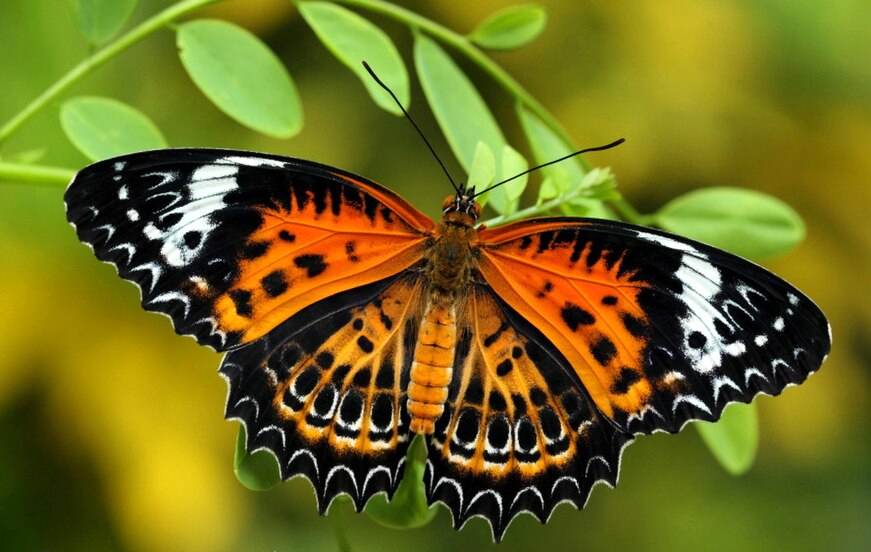
#> input picture data/edge/butterfly.png, 871 x 552 px
$ python b.py
#> lines starting #> are read from the running program, lines starting #| are printed output that depends on the picture; after the words box and inside, x2 and y2 are one past the last pixel; in counts of white or black regions, pixels touching at a corner belong together
#> in process_and_save, img is the input picture: shape (552, 871, 3); mean R, G, B 112.2, 107.7, 30.2
### Q3/a.py
import numpy as np
from scipy.ndimage import gaussian_filter, map_coordinates

def canny_edge_detector(img, sigma=1.0, threshold_low=0.05, threshold_high=0.20):

#> called with sigma = 1.2, threshold_low = 0.05, threshold_high = 0.18
    if img.ndim == 3:
        gray = 0.2989 * img[:, :, 0] + 0.5870 * img[:, :, 1] + 0.1140 * img[:, :, 2]
    else:
        gray = img.astype(np.float64)

    smoothed = gaussian_filter(gray, sigma=sigma)

    Gy, Gx = np.gradient(smoothed)
    grad_mag = np.hypot(Gx, Gy)

    M, N = grad_mag.shape
#> M = 552; N = 871
    nms = np.zeros((M, N), dtype=np.float64)

    y_coords, x_coords = np.meshgrid(np.arange(M), np.arange(N), indexing='ij')
    mag_safe = np.where(grad_mag == 0, 1e-10, grad_mag)
    ux = Gx / mag_safe
    uy = Gy / mag_safe
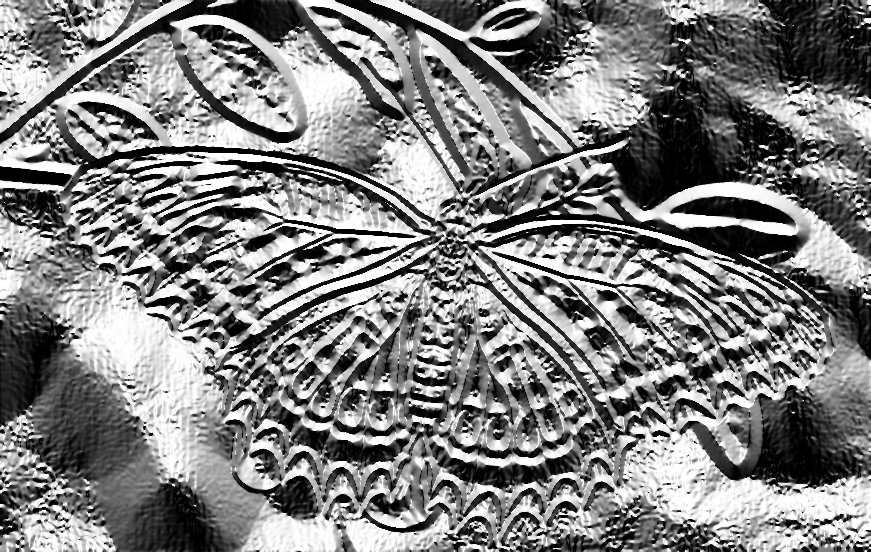
#> uy: shape (552, 871) float64; min -1, max 1, mean 0.0105; drawn with min black and max white

    pos_y = y_coords + uy
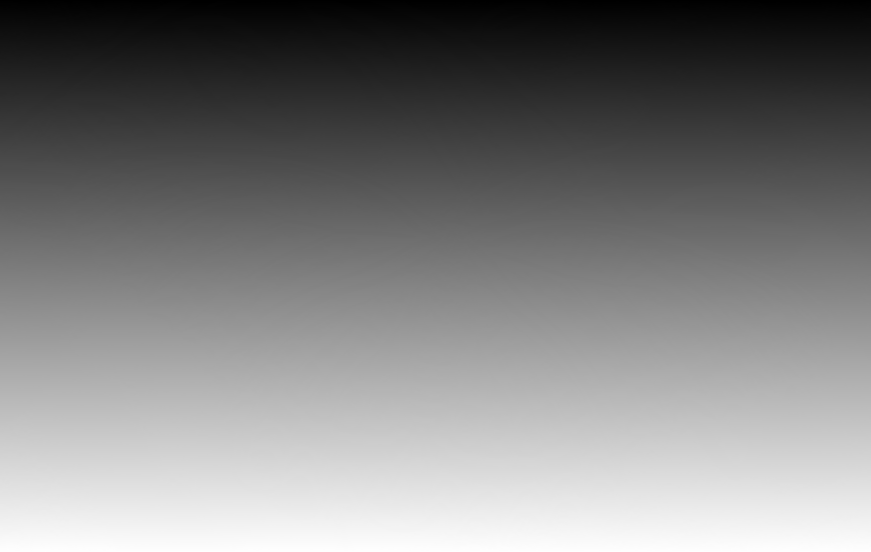
#> pos_y: shape (552, 871) float64; min -1, max 552, mean 275.5; drawn with min black and max white
    pos_x = x_coords + ux
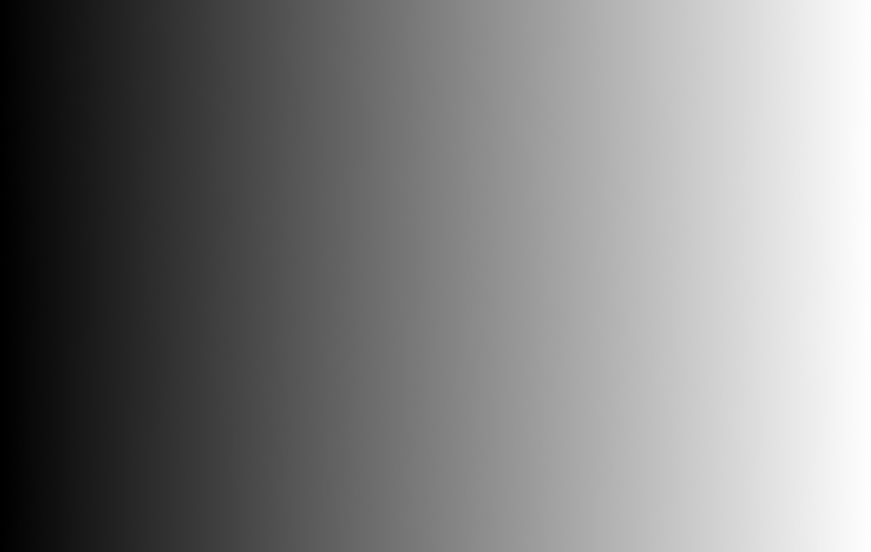
#> pos_x: shape (552, 871) float64; min -1, max 871, mean 435; drawn with min black and max white
    neg_y = y_coords - uy
    neg_x = x_coords - ux
    val_plus = map_coordinates(grad_mag, [pos_y.ravel(), pos_x.ravel()], order=1, mode='nearest').reshape(M, N)
    val_minus = map_coordinates(grad_mag, [neg_y.ravel(), neg_x.ravel()], order=1, mode='nearest').reshape(M, N)

    candidate_mask = (grad_mag > val_plus) & (grad_mag > val_minus)
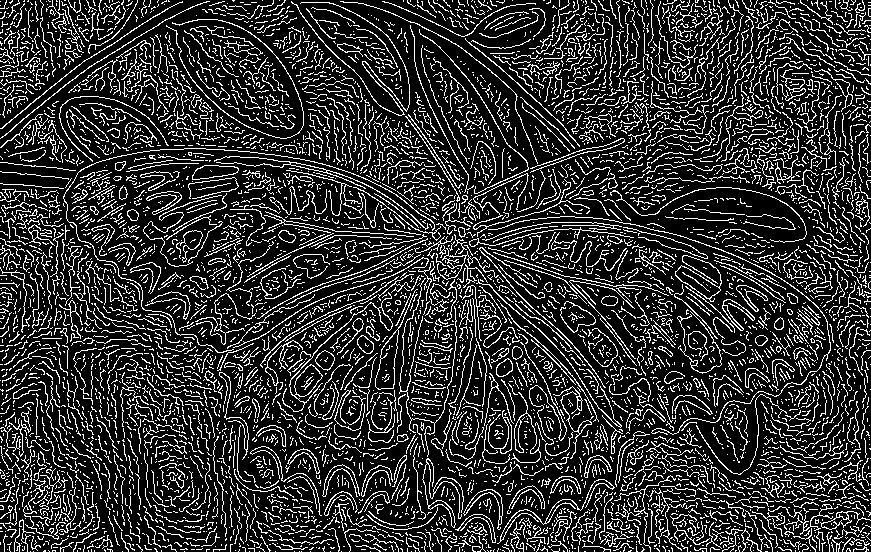
#> candidate_mask: shape (552, 871) bool; 19.2% white in thin lines or dots
    nms[candidate_mask] = grad_mag[candidate_mask]
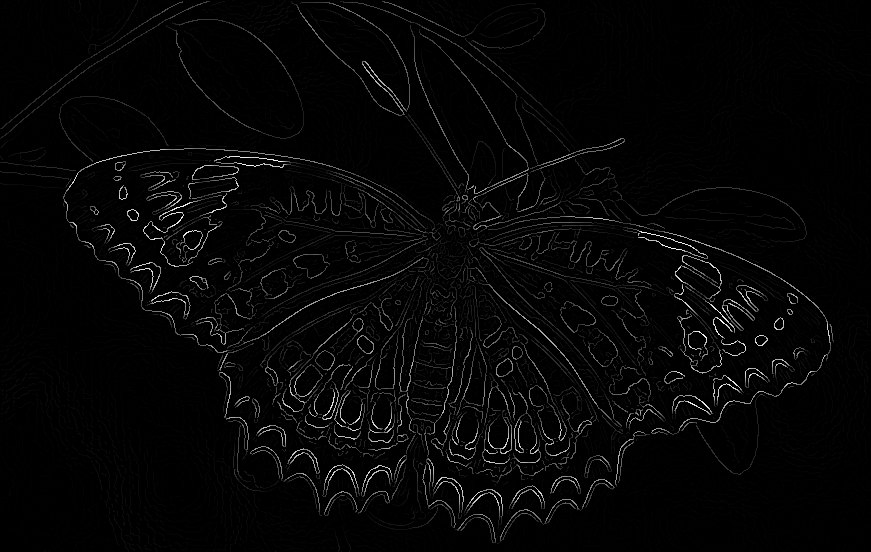
#> nms: shape (552, 871) float64; min 0, max 69.97, mean 1.6; drawn with min black and max white

    t_high = nms.max() * threshold_high if threshold_high <= 1.0 else threshold_high
#> t_high = 12.6
    t_low = nms.max() * threshold_low if threshold_low <= 1.0 else threshold_low
#> t_low = 3.5
    strong_mask = nms > t_high
#> strong_mask: shape (552, 871) bool; 4.4% white in thin lines or dots, all inside (x1, y1, x2, y2) = (44, 1, 834, 543)
    candidate_above_low = nms > t_low
#> candidate_above_low: shape (552, 871) bool; 7.1% white in thin lines or dots

    edges = np.zeros((M, N), dtype=bool)
    stack = list(zip(*np.where(strong_mask)))
#> stack = 21270 items
    for r, c in stack:
        edges[r, c] = True
#> this loop made 21270 passes
#> (r, c) on passes 1 to 3: (1, 182), (1, 206), (1, 207)
    neighbors = [(-1, -1), (-1, 0), (-1, 1), (0, -1), (0, 1), (1, -1), (1, 0), (1, 1)]

    while stack:
        curr_r, curr_c = stack.pop()
        for dr, dc in neighbors:
            nr, nc = curr_r + dr, curr_c + dc
            if 0 <= nr < M and 0 <= nc < N:
                if candidate_above_low[nr, nc] and not edges[nr, nc]:
                    edges[nr, nc] = True
                    stack.append((nr, nc))
#> this loop made 27809 passes
#> (curr_r, curr_c) on passes 1 to 3: (542, 495), (542, 494), (542, 493)
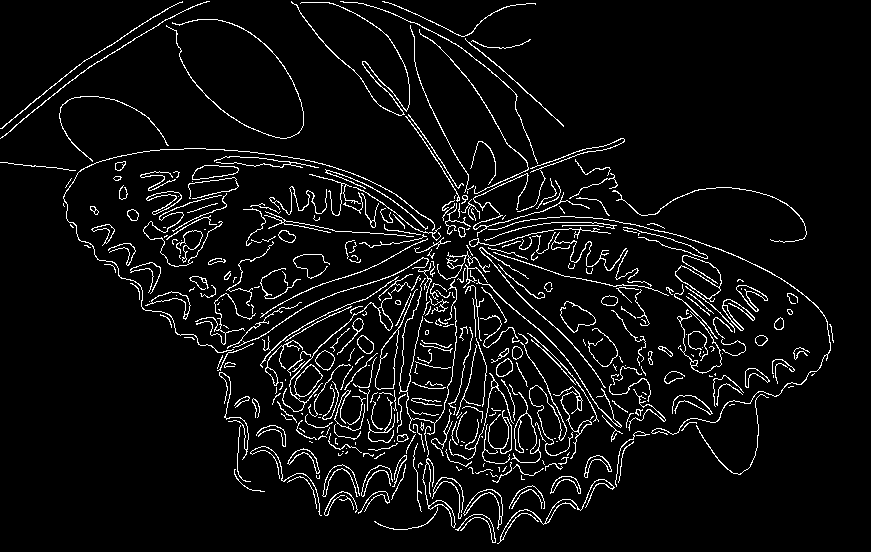
#> edges: shape (552, 871) bool; 5.8% white in thin lines or dots
#> after the loop, stack = []

    return edges.astype(np.uint8) * 255
#> returned value: shape (552, 871); 5.8% white in thin lines or dots

### Q3/b.py
import os
import imageio.v3 as iio
import matplotlib.pyplot as plt
from a import canny_edge_detector

output_dir="output_q3"

def process_and_save(image_path, sigma, low_thresh, high_thresh):

    img = iio.imread(image_path)
    edge_binary = canny_edge_detector(img, sigma=sigma, threshold_low=low_thresh, threshold_high=high_thresh)

    overlay_img = img.copy()
    edge_indices = edge_binary == 255

    if overlay_img.ndim == 3:
        overlay_img[edge_indices] = [0, 0, 0]
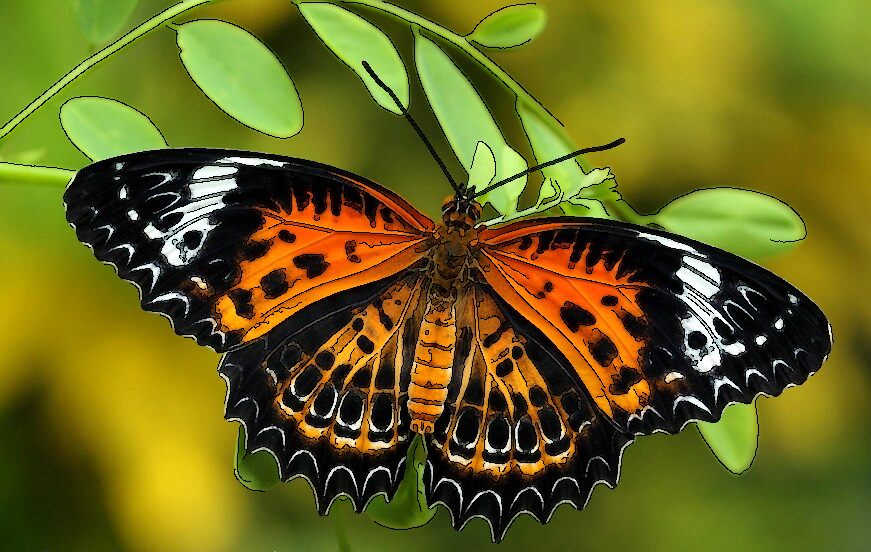
#> overlay_img: shape (552, 871, 3); 5.78% of pixels changed, all inside (x1, y1, x2, y2) = (0, 1, 834, 544)
    else:
        overlay_img[edge_indices] = 0

    fig, axes = plt.subplots(1, 3, figsize=(18, 6))
    axes[0].imshow(img)
    axes[0].set_title("Input Image")
    axes[0].axis("off")

    axes[1].imshow(edge_binary, cmap="gray")
    axes[1].set_title(f"Detected Edges (Binary)\n(sigma={sigma}, $T_{{low}}$={low_thresh}, $T_{{high}}$={high_thresh})")
    axes[1].axis("off")

    axes[2].imshow(overlay_img)
    axes[2].set_title("Edge Pixels (Black) on Input Image")
    axes[2].axis("off")

    plt.tight_layout()

    base_name = os.path.basename(image_path)
    file_stem = os.path.splitext(base_name)[0]

    composite_save_path = os.path.join(output_dir, f"{file_stem}_result.png")
    plt.savefig(composite_save_path, bbox_inches='tight')
    plt.close(fig)

    iio.imwrite(os.path.join(output_dir, f"{file_stem}_binary.png"), edge_binary)
    iio.imwrite(os.path.join(output_dir, f"{file_stem}_overlay.png"), overlay_img)

os.makedirs(output_dir, exist_ok=True)
process_and_save("../data/edge/butterfly.png", sigma=1.2, low_thresh=0.05, high_thresh=0.18)
process_and_save("../data/edge/paithaniEdge.png", sigma=1.0, low_thresh=0.04, high_thresh=0.15)
#> (the run stopped early here; a loop or call above may not have finished)

$ run again, with data/bokeh/lotus.png copied over data/edge/butterfly.png
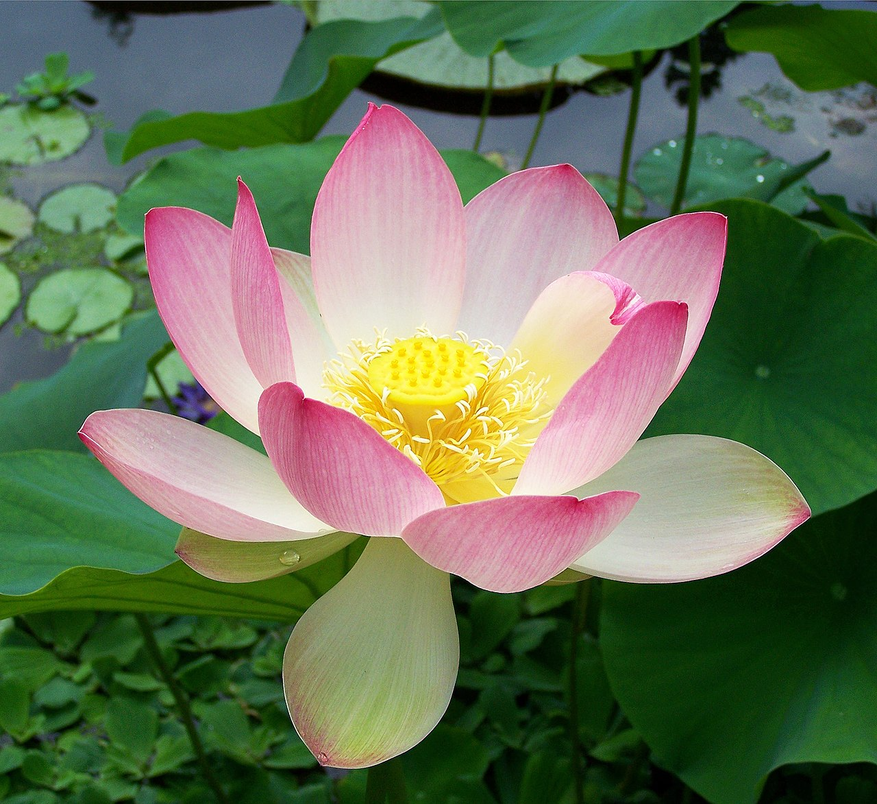
#> input picture data/bokeh/lotus.png, 877 x 804 px, shrunk from 1280 x 1173 before the run
#> in process_and_save, img is the input picture: shape (804, 877, 3); mean R, G, B 102.3, 114.9, 86.8
#> candidate_mask: shape (804, 877) bool; 24.6% white in thin lines or dots
#> t_high = 10.32
#> t_low = 2.87
#> strong_mask: shape (804, 877) bool; 1.7% white in thin lines or dots
#> candidate_above_low: shape (804, 877) bool; 6.9% white in thin lines or dots
#> in canny_edge_detector, `stack = list(zip(*np.where(strong_mask)))`: stack = 11692 pairs, first value 0 to 803, second value 0 to 876
#> the loop in canny_edge_detector, `for r, c in stack:` made 11692 passes
#> c on passes 1 to 3: 89, 90, 91
#> the loop in canny_edge_detector, `while stack:` made 21344 passes
#> (curr_r, curr_c) on passes 1 to 3: (803, 134), (802, 134), (801, 709)
#> after the loop in canny_edge_detector, `while stack:`:
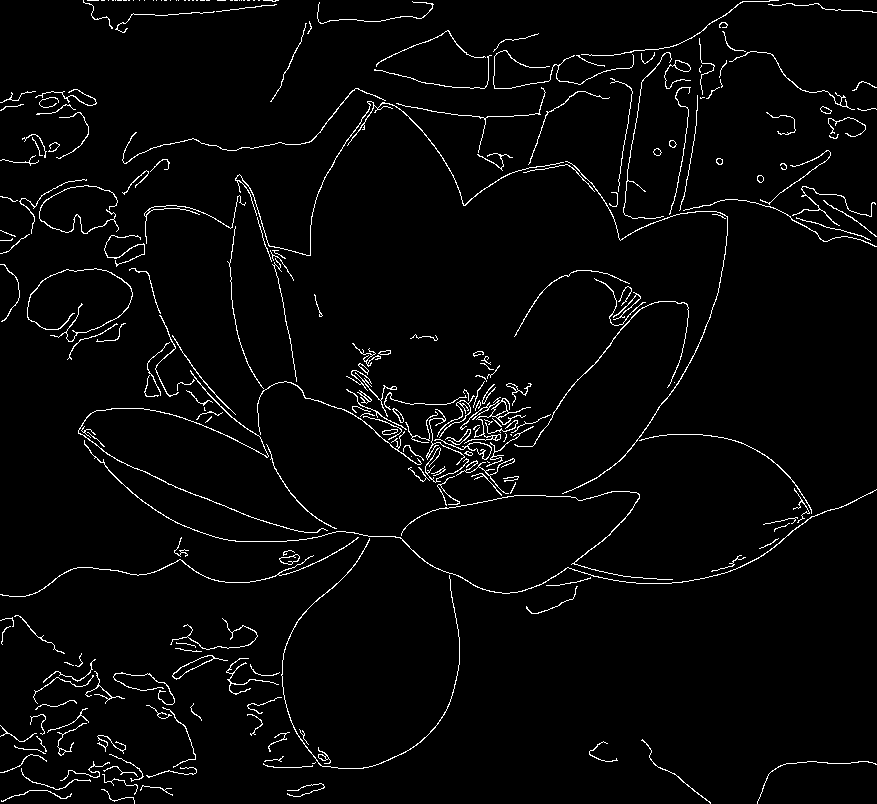
#> edges: shape (804, 877) bool; 3% white in thin lines or dots
#> after the loop in canny_edge_detector, `while stack:`: stack = []
#> in process_and_save, `overlay_img[edge_indices] = [0, 0, 0]`:
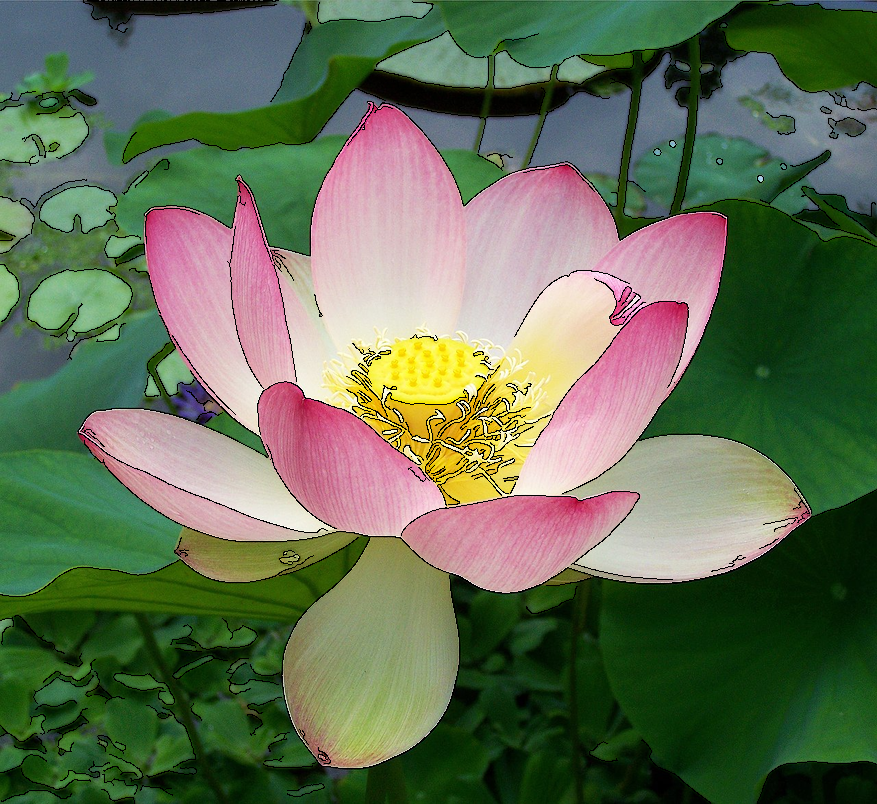
#> overlay_img: shape (804, 877, 3); 3.02% of pixels changed, all inside (x1, y1, x2, y2) = (0, 0, 877, 804)
